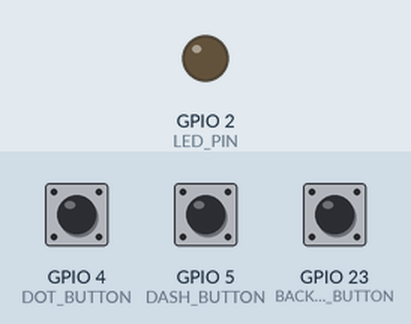
Simulated run of this sketch. Board: ESP32. Shown: output pins drawn as LEDs (lit = HIGH). Inputs (shaded band) come from the test bench; at power-on: GPIO 4 (DOT_BUTTON) HIGH, GPIO 5 (DASH_BUTTON) HIGH, GPIO 23 (BACKSPACE_BUTTON) HIGH. What the sketch prints to the serial monitor is not drawn.

Above: at 1.2 s.
1.3 s: GPIO 4 (DOT_BUTTON) pulled LOW for 0.15 s
At 2.3 s:
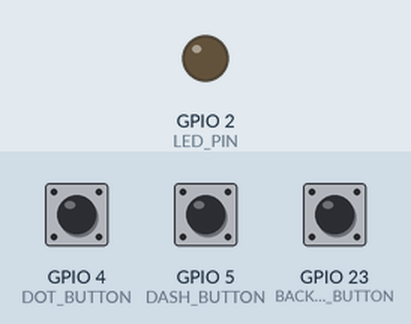
2.9 s: GPIO 5 (DASH_BUTTON) pulled LOW for 0.15 s
At 3.5 s:
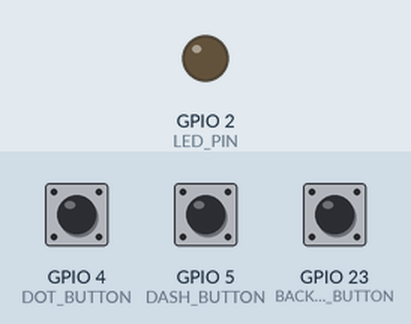
5.4 s: GPIO 23 (BACKSPACE_BUTTON) pulled LOW for 0.15 s
At 6.6 s:
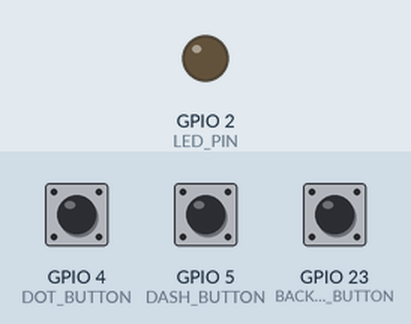
7.0 s: GPIO 4 (DOT_BUTTON) pulled LOW for 1 s
At 7.8 s:
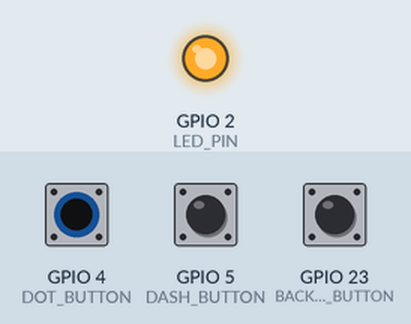
9.5 s: GPIO 4 (DOT_BUTTON) pulled LOW for 3.2 s
At 13.9 s:
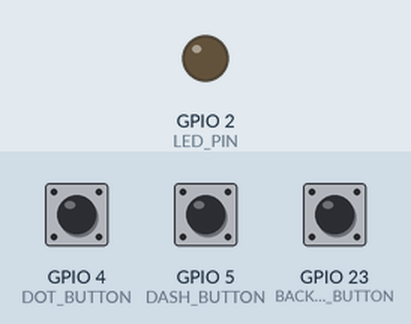
14.2 s: GPIO 5 (DASH_BUTTON) pulled LOW for 3.2 s
At 14.6 s:
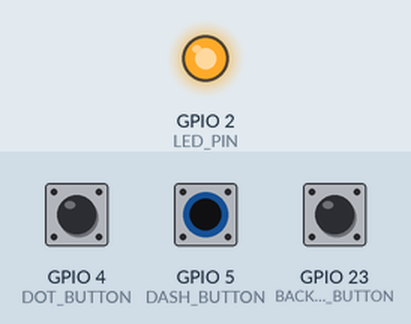
Timing chart, 0 to 18.9 s (numbered marks = the images above; inputs shaded):
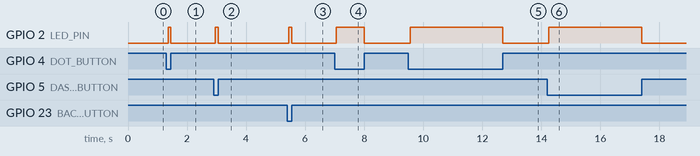

The sketch:

sketch_jan23a.ino
```cpp
#include <WiFi.h>
#include <WebServer.h>

#define DOT_BUTTON 4      // GPIO4 for dot/space
#define DASH_BUTTON 5     // GPIO5 for dash/newline
#define BACKSPACE_BUTTON 23 // GPIO23 for backspace (delete one character)
#define LED_PIN 2         // GPIO2 for LED

const char* ssid = "Morse_AP";
const char* password = "12345678";

WebServer server(80);

// Timing constants
const int LETTER_TIMEOUT = 1000;
const int DEBOUNCE = 50;
const int LONG_PRESS_DURATION = 600;

// Morse code lookup tables
const char* const MORSE_LETTERS[] PROGMEM = {
  ".-", "-...", "-.-.", "-..", ".", "..-.", "--.", "....", "..",
  ".---", "-.-", ".-..", "--", "-.", "---", ".--.", "--.-", ".-.",
  "...", "-", "..-", "...-", ".--", "-..-", "-.--", "--.."
};

const char* const MORSE_DIGITS[] PROGMEM = {
  "-----", ".----", "..---", "...--", "....-",
  ".....", "-....", "--...", "---..", "----."
};

String currentCode = "";
unsigned long lastAction = 0;
String decodedMessage = "";

const char htmlPage[] PROGMEM = R"rawliteral(
<!DOCTYPE html><html>
<head>
  <meta charset='UTF-8'>
  <title>Morse Decoder</title>
  <style>
    body { font-family: monospace; background: #f0f0f0; padding: 20px; }
    h1 { color: #333; }
    pre {
      background: #fff;
      padding: 15px;
      border: 1px solid #ccc;
      border-radius: 5px;
      font-size: 1.3em;
      white-space: pre-wrap;
    }
    .cursor {
      display: inline-block;
      width: 10px;
      animation: blink 1s step-start infinite;
    }
    @keyframes blink {
      50% { background: black; color: black; }
      100% { background: transparent; color: transparent; }
    }
  </style>
  <script>
    setInterval(() => {
      fetch("/data")
        .then(response => response.text())
        .then(data => {
          document.getElementById("output").innerHTML = data + "<span class='cursor'>|</span>";
        });
    }, 500);
  </script>
</head>
<body>
  <h1>Decoded Morse:</h1>
  <pre id="output">Loading<span class='cursor'>|</span></pre>
</body>
</html>
)rawliteral";

void handleRoot() {
  server.send_P(200, "text/html", htmlPage);
}

void handleData() {
  server.send(200, "text/html", decodedMessage);
}

void setup() {
  Serial.begin(115200);
  pinMode(DOT_BUTTON, INPUT_PULLUP);
  pinMode(DASH_BUTTON, INPUT_PULLUP);
  pinMode(BACKSPACE_BUTTON, INPUT_PULLUP);
  pinMode(LED_PIN, OUTPUT);

  WiFi.softAP(ssid, password);
  Serial.println("AP Started: " + WiFi.softAPIP().toString());

  server.on("/", handleRoot);
  server.on("/data", handleData);
  server.begin();
}

void loop() {
  unsigned long currentTime = millis();
  server.handleClient();

  // Check backspace button first with proper debouncing
  if (digitalRead(BACKSPACE_BUTTON) == LOW) {
    delay(DEBOUNCE); // Debounce delay
    if (digitalRead(BACKSPACE_BUTTON) == LOW) { // Confirm button is still pressed
      digitalWrite(LED_PIN, HIGH);
      delay(100); // Visual feedback
      digitalWrite(LED_PIN, LOW);

      if (decodedMessage.length() > 0) {
        // Remove last character
        decodedMessage.remove(decodedMessage.length()-1);
        Serial.println("<Backspace>");
      }

      // Clear any pending Morse code
      currentCode = "";
      lastAction = currentTime;

      // Wait for button release
      while (digitalRead(BACKSPACE_BUTTON) == LOW);
      return; // Skip other button checks this loop
    }
  }

  // DOT Button
  if (digitalRead(DOT_BUTTON) == LOW) {
    delay(DEBOUNCE);
    if (digitalRead(DOT_BUTTON) == LOW) {
      unsigned long pressStart = millis();
      digitalWrite(LED_PIN, HIGH);
      while (digitalRead(DOT_BUTTON) == LOW);
      digitalWrite(LED_PIN, LOW);
      unsigned long duration = millis() - pressStart;

      if (duration >= LONG_PRESS_DURATION) {
        decodedMessage += " ";
        Serial.print(" ");
      } else {
        currentCode += ".";
        lastAction = currentTime;
      }
    }
  }

  // DASH Button
  if (digitalRead(DASH_BUTTON) == LOW) {
    delay(DEBOUNCE);
    if (digitalRead(DASH_BUTTON) == LOW) {
      unsigned long pressStart = millis();
      digitalWrite(LED_PIN, HIGH);
      while (digitalRead(DASH_BUTTON) == LOW);
      digitalWrite(LED_PIN, LOW);
      unsigned long duration = millis() - pressStart;

      if (duration >= LONG_PRESS_DURATION) {
        decodedMessage += "\n";
        Serial.println(" ");
      } else {
        currentCode += "-";
        lastAction = currentTime;
      }
    }
  }

  // Decode after timeout
  if (currentCode.length() > 0 && (currentTime - lastAction) > LETTER_TIMEOUT) {
    char decoded = '?';

    for (int i = 0; i < 26; i++) {
      if (currentCode.equals(String(FPSTR(MORSE_LETTERS[i])))) {
        decoded = 'A' + i;
        break;
      }
    }

    if (decoded == '?') {
      for (int i = 0; i < 10; i++) {
        if (currentCode.equals(String(FPSTR(MORSE_DIGITS[i])))) {
          decoded = '0' + i;
          break;
        }
      }
    }

    decodedMessage += decoded;
    Serial.print(decoded);
    currentCode = "";
  }

  delay(5);
}
```

Measured:
- after the input at 1.3 s, GPIO 2 (LED_PIN): LOW → HIGH after 0.06 s, → LOW 0.09 s later
- after the input at 2.9 s, GPIO 2 (LED_PIN): LOW → HIGH after 0.06 s, → LOW 0.09 s later
- after the input at 5.4 s, GPIO 2 (LED_PIN): LOW → HIGH after 0.05 s, → LOW 0.10 s later
- after the input at 7.0 s, GPIO 2 (LED_PIN): LOW → HIGH after 0.05 s, → LOW 0.95 s later
- after the input at 9.5 s, GPIO 2 (LED_PIN): LOW → HIGH after 0.05 s, → LOW 3.1 s later
- after the input at 14.2 s, GPIO 2 (LED_PIN): LOW → HIGH after 0.05 s, → LOW 3.1 s later
